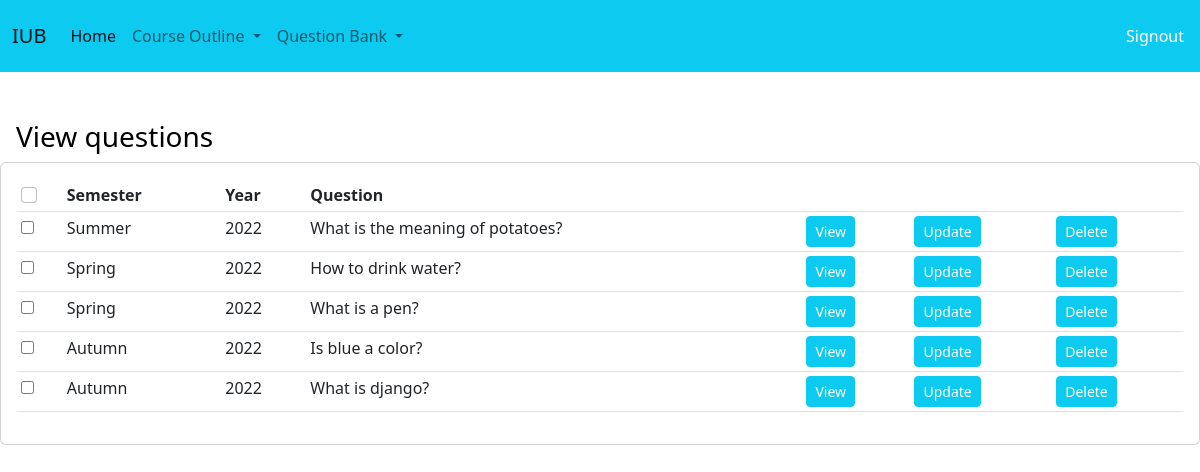
Screenshot of /drafts/ with the database file from the repository.
### bank/models.py (models this page shows)
class Question(models.Model):
    SEMS=(
        ('Summer','Summer'),
        ('Spring','Spring'),
        ('Autumn', 'Autumn')
    )
    semester=models.CharField(max_length=6, choices=SEMS)
    year=models.IntegerField(default=2022)
    duration=models.IntegerField()
    question=models.TextField(max_length=500)
    mark=models.FloatField()
    correctAns=models.TextField(max_length=1000)

### bank/views.py (the view)
# urls.py: path('drafts/', views.drafts,name="drafts_"),
def drafts(request):
    questions=Question.objects.all()
    return render(request, 'bank/viewQuestions.html',{'questions':questions})

### bank/templates/bank/viewQuestions.html (shortened to what this page needs)
{% extends 'bank/base.html' %}
{% block title %}
View questions
{% endblock %}
{% block content %}
    <div class="card card-body">
        <table class="table table-sm">
            <tr>
				<th><input class="form-check-input" type="checkbox" id="selectall"/></th>
                <th>Semester</th>
                <th>Year</th>
                <th>Question</th>
                <th></th>
                <th></th>
				<th></th>
            </tr>
            {% for ques in questions %}
            <tr>
				<td><input type="checkbox" class="checkthis" /></td>
                <td>{{ques.semester}}</td>
                <td>{{ques.year}}</td>
                <td>{{ques.question}}</td>
                <td><a class="btn btn-sm btn-info text-white" href="{% url 'show_Question' ques.id %}">View</a></td>
                <td><a class="btn btn-sm btn-info text-white" href="{% url 'update_Question' ques.id %} ">Update</a></td>
				<td><a class="btn btn-sm btn-info text-white" href="{% url 'delete_Question' ques.id %}">Delete</a></td>
			</tr>
            {% endfor %}
        </table>
    </div>
{% endblock %}

### rows the page displays
Question: semester "Summer", year "2022", question "What is the meaning of potatoes?"
Question: semester "Spring", year "2022", question "How to drink water?"
Question: semester "Spring", year "2022", question "What is a pen?"
Question: semester "Autumn", year "2022", question "Is blue a color?"
Question: semester "Autumn", year "2022", question "What is django?"
